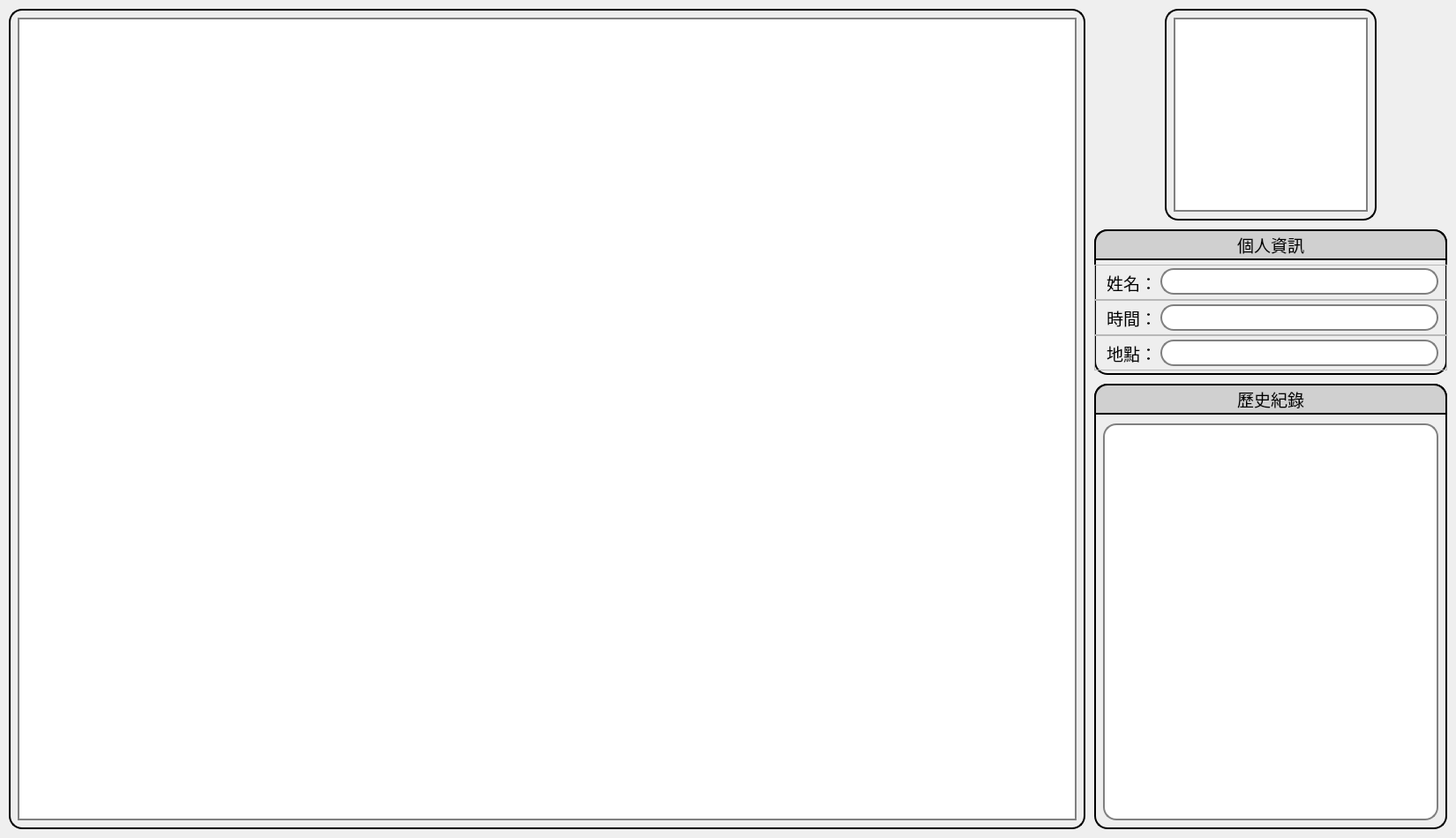
<?xml version="1.0" encoding="UTF-8"?>
<ui version="4.0">
 <class>Form</class>
 <widget class="QWidget" name="Form">
  <property name="geometry">
   <rect>
    <x>0</x>
    <y>0</y>
    <width>1650</width>
    <height>950</height>
   </rect>
  </property>
  <property name="windowTitle">
   <string>Form</string>
  </property>
  <widget class="QFrame" name="identity_frame">
   <property name="geometry">
    <rect>
     <x>1240</x>
     <y>260</y>
     <width>400</width>
     <height>165</height>
    </rect>
   </property>
   <property name="styleSheet">
    <string notr="true">#identity_frame {
	background-color: #EEEEEE;
	border: 2px solid black;
	border-radius: 15px;
}</string>
   </property>
   <property name="frameShape">
    <enum>QFrame::StyledPanel</enum>
   </property>
   <property name="frameShadow">
    <enum>QFrame::Plain</enum>
   </property>
   <widget class="QLabel" name="identity_frame_title">
    <property name="geometry">
     <rect>
      <x>0</x>
      <y>0</y>
      <width>400</width>
      <height>35</height>
     </rect>
    </property>
    <property name="font">
     <font>
      <family>Sans Serif</family>
      <pointsize>14</pointsize>
      <weight>50</weight>
      <bold>false</bold>
     </font>
    </property>
    <property name="styleSheet">
     <string notr="true">background-color: #D0D0D0;
border: 2px solid black;
border-top-left-radius: 15px;
border-top-right-radius: 15px;
</string>
    </property>
    <property name="text">
     <string>個人資訊</string>
    </property>
    <property name="textFormat">
     <enum>Qt::PlainText</enum>
    </property>
    <property name="alignment">
     <set>Qt::AlignCenter</set>
    </property>
   </widget>
   <widget class="QFrame" name="name_frame">
    <property name="geometry">
     <rect>
      <x>0</x>
      <y>40</y>
      <width>400</width>
      <height>40</height>
     </rect>
    </property>
    <property name="styleSheet">
     <string notr="true"/>
    </property>
    <property name="frameShape">
     <enum>QFrame::StyledPanel</enum>
    </property>
    <property name="frameShadow">
     <enum>QFrame::Raised</enum>
    </property>
    <widget class="QLabel" name="name_title">
     <property name="geometry">
      <rect>
       <x>10</x>
       <y>0</y>
       <width>65</width>
       <height>40</height>
      </rect>
     </property>
     <property name="font">
      <font>
       <family>Sans Serif</family>
       <pointsize>14</pointsize>
       <weight>50</weight>
       <bold>false</bold>
      </font>
     </property>
     <property name="text">
      <string>姓名：</string>
     </property>
     <property name="alignment">
      <set>Qt::AlignCenter</set>
     </property>
    </widget>
    <widget class="QLineEdit" name="name_holder">
     <property name="geometry">
      <rect>
       <x>75</x>
       <y>4</y>
       <width>315</width>
       <height>30</height>
      </rect>
     </property>
     <property name="font">
      <font>
       <family>微軟正黑體</family>
       <pointsize>13</pointsize>
      </font>
     </property>
     <property name="autoFillBackground">
      <bool>false</bool>
     </property>
     <property name="styleSheet">
      <string notr="true">background-color: white;
border: 2px solid gray;
border-radius: 15px;</string>
     </property>
     <property name="alignment">
      <set>Qt::AlignCenter</set>
     </property>
     <property name="readOnly">
      <bool>true</bool>
     </property>
    </widget>
   </widget>
   <widget class="QFrame" name="time_frame">
    <property name="geometry">
     <rect>
      <x>0</x>
      <y>80</y>
      <width>400</width>
      <height>40</height>
     </rect>
    </property>
    <property name="styleSheet">
     <string notr="true"/>
    </property>
    <property name="frameShape">
     <enum>QFrame::StyledPanel</enum>
    </property>
    <property name="frameShadow">
     <enum>QFrame::Raised</enum>
    </property>
    <widget class="QLabel" name="time_title">
     <property name="geometry">
      <rect>
       <x>10</x>
       <y>0</y>
       <width>65</width>
       <height>40</height>
      </rect>
     </property>
     <property name="font">
      <font>
       <family>Sans Serif</family>
       <pointsize>14</pointsize>
       <weight>50</weight>
       <bold>false</bold>
      </font>
     </property>
     <property name="text">
      <string>時間：</string>
     </property>
     <property name="alignment">
      <set>Qt::AlignCenter</set>
     </property>
    </widget>
    <widget class="QLineEdit" name="time_holder">
     <property name="geometry">
      <rect>
       <x>75</x>
       <y>5</y>
       <width>315</width>
       <height>30</height>
      </rect>
     </property>
     <property name="font">
      <font>
       <family>微軟正黑體</family>
       <pointsize>13</pointsize>
      </font>
     </property>
     <property name="styleSheet">
      <string notr="true">background-color: white;
border: 2px solid gray;
border-radius: 15px;</string>
     </property>
     <property name="alignment">
      <set>Qt::AlignCenter</set>
     </property>
     <property name="readOnly">
      <bool>true</bool>
     </property>
    </widget>
   </widget>
   <widget class="QFrame" name="location_frame">
    <property name="geometry">
     <rect>
      <x>0</x>
      <y>120</y>
      <width>400</width>
      <height>40</height>
     </rect>
    </property>
    <property name="styleSheet">
     <string notr="true"/>
    </property>
    <property name="frameShape">
     <enum>QFrame::StyledPanel</enum>
    </property>
    <property name="frameShadow">
     <enum>QFrame::Raised</enum>
    </property>
    <widget class="QLabel" name="location_title">
     <property name="geometry">
      <rect>
       <x>10</x>
       <y>0</y>
       <width>65</width>
       <height>40</height>
      </rect>
     </property>
     <property name="font">
      <font>
       <family>Sans Serif</family>
       <pointsize>14</pointsize>
       <weight>50</weight>
       <bold>false</bold>
      </font>
     </property>
     <property name="text">
      <string>地點：</string>
     </property>
     <property name="alignment">
      <set>Qt::AlignCenter</set>
     </property>
    </widget>
    <widget class="QLineEdit" name="location_holder">
     <property name="geometry">
      <rect>
       <x>75</x>
       <y>5</y>
       <width>315</width>
       <height>30</height>
      </rect>
     </property>
     <property name="font">
      <font>
       <family>微軟正黑體</family>
       <pointsize>13</pointsize>
      </font>
     </property>
     <property name="styleSheet">
      <string notr="true">background-color: white;
border: 2px solid gray;
border-radius: 15px;</string>
     </property>
     <property name="alignment">
      <set>Qt::AlignCenter</set>
     </property>
     <property name="readOnly">
      <bool>true</bool>
     </property>
    </widget>
   </widget>
  </widget>
  <widget class="QFrame" name="records_frame">
   <property name="geometry">
    <rect>
     <x>1240</x>
     <y>435</y>
     <width>400</width>
     <height>505</height>
    </rect>
   </property>
   <property name="styleSheet">
    <string notr="true">#records_frame {
	background-color: #EEEEEE;
	border: 2px solid black;
	border-radius: 15px;
}</string>
   </property>
   <property name="frameShape">
    <enum>QFrame::StyledPanel</enum>
   </property>
   <property name="frameShadow">
    <enum>QFrame::Raised</enum>
   </property>
   <widget class="QLabel" name="records_frame_title">
    <property name="geometry">
     <rect>
      <x>0</x>
      <y>0</y>
      <width>400</width>
      <height>35</height>
     </rect>
    </property>
    <property name="font">
     <font>
      <family>Sans Serif</family>
      <pointsize>14</pointsize>
      <weight>50</weight>
      <bold>false</bold>
     </font>
    </property>
    <property name="styleSheet">
     <string notr="true">background-color: #D0D0D0;
border: 2px solid black;
border-top-left-radius: 15px;
border-top-right-radius: 15px;
</string>
    </property>
    <property name="text">
     <string>歷史紀錄</string>
    </property>
    <property name="alignment">
     <set>Qt::AlignCenter</set>
    </property>
   </widget>
   <widget class="QFrame" name="records_style_frame">
    <property name="geometry">
     <rect>
      <x>10</x>
      <y>45</y>
      <width>380</width>
      <height>450</height>
     </rect>
    </property>
    <property name="styleSheet">
     <string notr="true">#records_style_frame {
	background-color: white;
	border: 2px solid gray;
	border-radius: 15px;
}</string>
    </property>
    <property name="frameShape">
     <enum>QFrame::StyledPanel</enum>
    </property>
    <property name="frameShadow">
     <enum>QFrame::Raised</enum>
    </property>
    <widget class="QListView" name="records_holder">
     <property name="enabled">
      <bool>true</bool>
     </property>
     <property name="geometry">
      <rect>
       <x>10</x>
       <y>10</y>
       <width>360</width>
       <height>430</height>
      </rect>
     </property>
     <property name="font">
      <font>
       <family>微軟正黑體</family>
       <pointsize>13</pointsize>
       <weight>75</weight>
       <italic>false</italic>
       <bold>true</bold>
      </font>
     </property>
     <property name="autoFillBackground">
      <bool>false</bool>
     </property>
     <property name="styleSheet">
      <string notr="true">background-color: white;
border: 0px;</string>
     </property>
     <property name="sizeAdjustPolicy">
      <enum>QAbstractScrollArea::AdjustIgnored</enum>
     </property>
     <property name="editTriggers">
      <set>QAbstractItemView::NoEditTriggers</set>
     </property>
     <property name="textElideMode">
      <enum>Qt::ElideMiddle</enum>
     </property>
     <property name="movement">
      <enum>QListView::Static</enum>
     </property>
     <property name="flow">
      <enum>QListView::TopToBottom</enum>
     </property>
     <property name="isWrapping" stdset="0">
      <bool>false</bool>
     </property>
     <property name="resizeMode">
      <enum>QListView::Fixed</enum>
     </property>
     <property name="viewMode">
      <enum>QListView::ListMode</enum>
     </property>
     <property name="uniformItemSizes">
      <bool>false</bool>
     </property>
     <property name="wordWrap">
      <bool>true</bool>
     </property>
    </widget>
   </widget>
  </widget>
  <widget class="QFrame" name="picture_frame">
   <property name="geometry">
    <rect>
     <x>1320</x>
     <y>10</y>
     <width>240</width>
     <height>240</height>
    </rect>
   </property>
   <property name="styleSheet">
    <string notr="true">#picture_frame {
	background-color: #EEEEEE;
	border: 2px solid black;
	border-radius: 15px;
}</string>
   </property>
   <property name="frameShape">
    <enum>QFrame::StyledPanel</enum>
   </property>
   <property name="frameShadow">
    <enum>QFrame::Raised</enum>
   </property>
   <widget class="QLabel" name="picture_holder">
    <property name="geometry">
     <rect>
      <x>10</x>
      <y>10</y>
      <width>220</width>
      <height>220</height>
     </rect>
    </property>
    <property name="styleSheet">
     <string notr="true">background-color: white;
border: 2px solid gray;</string>
    </property>
    <property name="text">
     <string/>
    </property>
    <property name="scaledContents">
     <bool>true</bool>
    </property>
    <property name="wordWrap">
     <bool>true</bool>
    </property>
   </widget>
  </widget>
  <widget class="QFrame" name="camera_style_frame">
   <property name="geometry">
    <rect>
     <x>10</x>
     <y>10</y>
     <width>1220</width>
     <height>930</height>
    </rect>
   </property>
   <property name="styleSheet">
    <string notr="true">#camera_style_frame {
	background-color: #EEEEEE;
	border: 2px solid black;
	border-radius: 15px;
}</string>
   </property>
   <property name="frameShape">
    <enum>QFrame::StyledPanel</enum>
   </property>
   <property name="frameShadow">
    <enum>QFrame::Raised</enum>
   </property>
   <widget class="QLabel" name="camera_holder">
    <property name="geometry">
     <rect>
      <x>10</x>
      <y>10</y>
      <width>1200</width>
      <height>910</height>
     </rect>
    </property>
    <property name="styleSheet">
     <string notr="true">background-color: white;
border: 2px solid gray;</string>
    </property>
    <property name="text">
     <string/>
    </property>
    <property name="scaledContents">
     <bool>true</bool>
    </property>
   </widget>
  </widget>
 </widget>
 <resources/>
 <connections/>
 <designerdata>
  <property name="gridDeltaX">
   <number>5</number>
  </property>
  <property name="gridDeltaY">
   <number>5</number>
  </property>
  <property name="gridSnapX">
   <bool>true</bool>
  </property>
  <property name="gridSnapY">
   <bool>true</bool>
  </property>
  <property name="gridVisible">
   <bool>true</bool>
  </property>
 </designerdata>
</ui>
